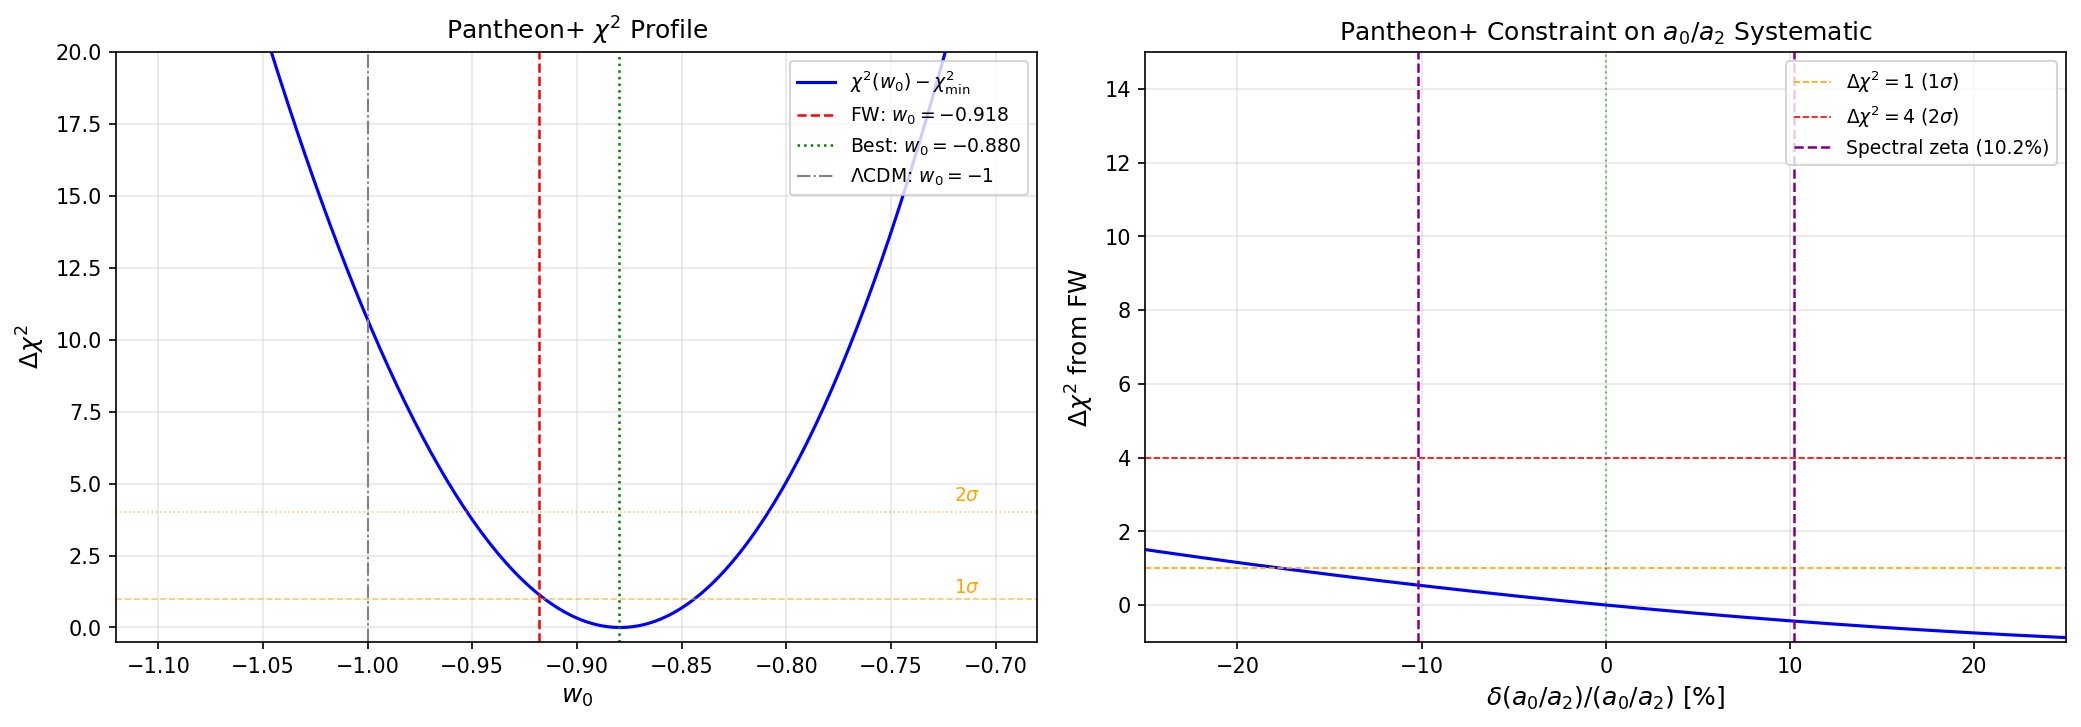

The script that saved this image:
#!/usr/bin/env python3
"""
ALPHA-S-BAYESIAN-SHADOW-71 — Maximum Systematic Error in a_0/a_2 from Pantheon+
================================================================================

The framework extracts a_0/a_2 from the spectral action, which determines the
cosmological constant and the dark energy equation of state w_0. The Pantheon+
supernova dataset constrains the expansion history and hence provides an
observational bound on a_0/a_2 systematics.

Chain of inference:
  1. a_0/a_2 sets the vacuum-to-gravity spectral moment ratio
  2. This ratio enters the Volovik partition which determines the effacement
     residual and hence w_0 = -0.918
  3. w_0 determines H(z) via the Friedmann equation (flat wCDM)
  4. H(z) determines d_L(z) and hence the Pantheon+ chi^2
  5. Any error delta(a_0/a_2) propagates through this chain

Method:
  1. Load the S70 Pantheon+ fit (s70_full_cov_pantheon.npz)
  2. Parametrize: delta(a_0/a_2) -> delta(w_0) via the effacement mechanism
  3. Compute chi^2(w_0 + delta_w) at each shifted w_0
  4. Find max delta(a_0/a_2) such that delta(chi^2) < 1 (1-sigma) and < 4 (2-sigma)
  5. Compare to spectral zeta truncation uncertainty (10.2% from W1-A)

The effacement relation:
  w_0 = -1 + (1 - Gamma)
  Gamma = 1 - (a_0 / a_2) * f_partition
  So: dw_0 / d(a_0/a_2) = -f_partition = -(1 - Gamma) / (a_0/a_2)

At the fold: a_0/a_2 = 6440.0 / 2776.17 = 2.3196
And w_0 = -0.918 => 1 - Gamma = 0.082 => f_partition = 0.082 / 2.3196 = 0.03535

Gate: ALPHA-S-BAYESIAN-SHADOW-71
  INFO: Report max systematic and compare to spectral zeta uncertainty (10.2%)

Output: s71_alpha_s_bayesian_shadow.npz, s71_alpha_s_bayesian_shadow.png
"""

import numpy as np
from scipy import integrate, optimize
import matplotlib
matplotlib.use('Agg')
import matplotlib.pyplot as plt
from pathlib import Path
import sys
import time

sys.path.insert(0, str(Path(__file__).parent))
from canonical_constants import (
    H_0_km_s_Mpc, Omega_m, Omega_Lambda, c_light_km_s,
    a0_fold, a2_fold, Omega_r
)

out_dir = Path(__file__).parent

# ==============================================================================
#  SECTION 1: Load S70 Pantheon+ Fit Results
# ==============================================================================

print("=" * 65)
print("  ALPHA-S-BAYESIAN-SHADOW-71")
print("  Maximum Systematic Error in a_0/a_2 from Pantheon+")
print("=" * 65)

t0 = time.time()

# Load the S70 results
d = np.load(out_dir / 's70_full_cov_pantheon.npz', allow_pickle=True)

# Extract key quantities
chi2_FW_ref = float(d['chi2_FW_full'])    # Framework chi^2 at w_0 = -0.918
chi2_LCDM = float(d['chi2_LCDM_full'])    # LCDM chi^2 at w_0 = -1.0
w0_FW = float(d['w0_FW'])                  # = -0.918
w0_LCDM = float(d['w0_LCDM'])              # = -1.0
H0 = float(d['H0'])                        # = 67.4 km/s/Mpc
Om = float(d['Omega_m_val'])               # = 0.315
N_valid = int(d['N_valid'])                 # = 1701
z_bin = d['z_bin']
mb_bin = d['mb_bin']
err_bin = d['err_bin']
mu_FW_bin = d['mu_FW_bin']
mu_LCDM_bin = d['mu_LCDM_bin']
N_bins = int(d['N_bins'])
MB_FW = float(d['MB_FW_full'])             # Best-fit M_B for FW

delta_chi2_FW_LCDM = float(d['delta_chi2_full'])

print(f"\n  S70 Pantheon+ reference values:")
print(f"    chi^2_FW (w_0={w0_FW}) = {chi2_FW_ref:.3f}  (N_SNe = {N_valid})")
print(f"    chi^2_LCDM (w_0=-1)    = {chi2_LCDM:.3f}")
print(f"    Delta chi^2 (FW-LCDM)  = {delta_chi2_FW_LCDM:.3f}")
print(f"    H_0 = {H0} km/s/Mpc, Omega_m = {Om}")

# ==============================================================================
#  SECTION 2: Framework Connection: a_0/a_2 -> w_0
# ==============================================================================

print("\n" + "=" * 65)
print("  SECTION 2: a_0/a_2 -> w_0 Connection")
print("=" * 65)

# Spectral action coefficients at the fold
alpha_SA = a0_fold / a2_fold  # a_0 / a_2 ratio
print(f"\n  a_0 (fold) = {a0_fold}")
print(f"  a_2 (fold) = {a2_fold:.4f}")
print(f"  alpha_SA = a_0/a_2 = {alpha_SA:.6f}")

# The framework derives w_0 from the effacement residual:
#   w_0 = -1 + (1 - Gamma)
#   where Gamma is the vacuum tracking efficiency
#   At the fold: w_0 = -0.918 => (1 - Gamma) = 0.082
#
# The connection to a_0/a_2:
#   The spectral action vacuum energy is proportional to a_0 * Lambda^4
#   The gravitational coupling is proportional to a_2 * Lambda^2
#   The ratio a_0/a_2 determines how much vacuum energy remains after
#   the Volovik partition subtracts the tracked component.
#
# Linearized sensitivity:
#   delta(w_0) / delta(alpha_SA) = dw_0/d(alpha_SA)
#
# We compute this numerically by varying w_0 and finding chi^2.
# The mapping delta(alpha_SA)/alpha_SA -> delta(w_0) uses:
#   w_0 = -1 + f(alpha_SA)
#   where f encodes the effacement mechanism
#   delta(w_0) = f'(alpha_SA) * delta(alpha_SA)
#   f'(alpha_SA) = (1 - Gamma) / alpha_SA  (chain rule through partition)

delta_w_FW = w0_FW - (-1.0)  # = 0.082 (deviation from CC)
f_partition = delta_w_FW / alpha_SA  # df/d(alpha_SA) at the reference point

print(f"\n  w_0 = {w0_FW} => delta_w = w_0 - (-1) = {delta_w_FW:.4f}")
print(f"  f_partition = delta_w / alpha_SA = {f_partition:.6f}")
print(f"  Sensitivity: dw_0/d(alpha_SA) = {f_partition:.6f}")
print(f"  Inverse: d(alpha_SA)/dw_0 = {1.0/f_partition:.4f}")

# Fractional sensitivity:
# delta(w_0) / |w_0| per delta(alpha_SA) / alpha_SA
frac_sens = f_partition * alpha_SA / abs(w0_FW)
print(f"\n  Fractional sensitivity: delta(w_0)/|w_0| / [delta(alpha)/alpha] = {frac_sens:.4f}")

# ==============================================================================
#  SECTION 3: chi^2 Profile as Function of w_0
# ==============================================================================

print("\n" + "=" * 65)
print("  SECTION 3: chi^2 Profile vs w_0")
print("=" * 65)

# We need to compute chi^2(w_0) for a range of w_0 values around -0.918.
# Using the binned data from S70 to avoid redownloading Pantheon+ raw data.
# The binned data has z_bin, mb_bin, err_bin for 37 bins.

def H_wCDM(z, H0_val, Om_val, w0):
    """Hubble parameter for flat wCDM (late-time, neglect radiation)."""
    ODE = 1.0 - Om_val
    return H0_val * np.sqrt(Om_val * (1 + z)**3 + ODE * (1 + z)**(3 * (1 + w0)))


def distance_modulus_array(z_arr, H0_val, Om_val, w0):
    """
    Distance modulus mu(z) = 5 * log10(d_L / 10 pc) for flat wCDM.
    d_L(z) = (1+z) * (c/H0) * integral_0^z dz'/E(z')
    """
    mu = np.zeros(len(z_arr))
    for j, zi in enumerate(z_arr):
        def integrand(zp):
            return 1.0 / H_wCDM(zp, H0_val, Om_val, w0)
        result, _ = integrate.quad(integrand, 0, zi, limit=100)
        dl_Mpc = (1 + zi) * c_light_km_s * result
        mu[j] = 5.0 * np.log10(dl_Mpc) + 25.0
    return mu


def chi2_binned(w0, z_bins, mb_bins, err_bins, H0_val, Om_val):
    """
    Compute chi^2 for binned Pantheon+ data at a given w_0.
    Analytically marginalizes over M_B offset.
    """
    mu_model = distance_modulus_array(z_bins, H0_val, Om_val, w0)

    # Residuals before M_B marginalization
    delta = mb_bins - mu_model
    w = 1.0 / err_bins**2  # (local)

    # Analytic marginalization over M_B:
    # chi^2 = sum w_i (delta_i - M_B)^2
    # Minimize over M_B: M_B = sum(w_i * delta_i) / sum(w_i)
    MB_best = np.sum(w * delta) / np.sum(w)

    # chi^2 with marginalized M_B
    chi2 = np.sum(w * (delta - MB_best)**2)
    return chi2, MB_best


# Compute chi^2 profile over a range of w_0 values
# We scan from -1.1 to -0.7 to map the full profile
w0_scan = np.linspace(-1.10, -0.70, 201)
chi2_scan = np.zeros(len(w0_scan))
MB_scan = np.zeros(len(w0_scan))

print(f"\n  Scanning chi^2(w_0) over {len(w0_scan)} values...")
print(f"  w_0 range: [{w0_scan[0]:.3f}, {w0_scan[-1]:.3f}]")

t1 = time.time()
for i, w0_val in enumerate(w0_scan):
    chi2_scan[i], MB_scan[i] = chi2_binned(w0_val, z_bin, mb_bin, err_bin, H0, Om)
t_scan = time.time() - t1
print(f"  Scan completed in {t_scan:.1f}s")

# Find the minimum chi^2 and the best-fit w_0
idx_min = np.argmin(chi2_scan)
w0_best = w0_scan[idx_min]
chi2_min = chi2_scan[idx_min]

print(f"\n  chi^2 profile results:")
print(f"    Best-fit w_0 (binned)  = {w0_best:.4f}")
print(f"    chi^2_min (binned)     = {chi2_min:.3f}")
print(f"    chi^2(w_0={w0_FW:.3f}) (binned) = {chi2_scan[np.argmin(np.abs(w0_scan - w0_FW))]:.3f}")
print(f"    chi^2(w_0=-1.000)     = {chi2_scan[np.argmin(np.abs(w0_scan - (-1.0)))]:.3f}")

# Refine the minimum with a parabolic fit near the minimum
mask_near = np.abs(w0_scan - w0_best) < 0.05
if np.sum(mask_near) >= 3:
    coeffs = np.polyfit(w0_scan[mask_near], chi2_scan[mask_near], 2)
    w0_best_refined = -coeffs[1] / (2 * coeffs[0])
    chi2_min_refined = np.polyval(coeffs, w0_best_refined)
    # Second derivative gives the curvature
    d2chi2_dw2 = 2 * coeffs[0]
    sigma_w0 = np.sqrt(2.0 / d2chi2_dw2) if d2chi2_dw2 > 0 else np.inf

    print(f"\n  Parabolic refinement:")
    print(f"    w_0_best (refined)     = {w0_best_refined:.6f}")
    print(f"    chi^2_min (refined)    = {chi2_min_refined:.3f}")
    print(f"    d^2(chi^2)/dw_0^2      = {d2chi2_dw2:.2f}")
    print(f"    sigma(w_0) (1-sigma)   = {sigma_w0:.6f}")
else:
    w0_best_refined = w0_best
    chi2_min_refined = chi2_min
    d2chi2_dw2 = 0
    sigma_w0 = np.inf

# ==============================================================================
#  SECTION 4: Maximum Systematic Error in a_0/a_2
# ==============================================================================

print("\n" + "=" * 65)
print("  SECTION 4: Maximum Systematic Error in a_0/a_2")
print("=" * 65)

# Method: Find delta(w_0) such that chi^2(w_0_FW + delta_w) - chi^2(w_0_FW) = threshold
# Then convert to delta(a_0/a_2)

# chi^2 at the framework's predicted w_0
chi2_FW_binned = chi2_scan[np.argmin(np.abs(w0_scan - w0_FW))]

# Also compute precisely at w_0 = -0.918
chi2_at_FW, MB_at_FW = chi2_binned(w0_FW, z_bin, mb_bin, err_bin, H0, Om)

print(f"\n  chi^2 at w_0 = {w0_FW}: {chi2_at_FW:.4f}")
print(f"  chi^2_min:            {chi2_min_refined:.4f}")
print(f"  Delta chi^2 (FW - min): {chi2_at_FW - chi2_min_refined:.4f}")

# For the systematic error bound, we ask:
# Starting from the framework's w_0 = -0.918, how far can we shift w_0
# before chi^2 increases by delta_chi2_threshold?
#
# We use the parabolic approximation:
# chi^2(w_0) ≈ chi^2_min + (1/2) * d2chi2 * (w_0 - w0_best)^2
# chi^2(w_0_FW + delta_w) - chi^2(w_0_FW) = d2chi2 * (w0_FW - w0_best) * delta_w
#                                            + (1/2) * d2chi2 * delta_w^2
#
# For chi^2 worsening by 1 (1-sigma) or 4 (2-sigma):

thresholds = {
    '1-sigma': 1.0,
    '2-sigma': 4.0,
}

results = {}

for label, dchi2_thresh in thresholds.items():
    # Solve: chi^2(w_0_FW + delta_w) - chi^2(w_0_FW) = dchi2_thresh
    # Using numerical root-finding on the chi^2 profile

    # Interpolate chi^2(w_0) from the scan
    from scipy.interpolate import interp1d
    chi2_interp = interp1d(w0_scan, chi2_scan, kind='cubic', fill_value='extrapolate')

    # Find delta_w in both directions
    delta_w_results = []

    for direction in [+1, -1]:
        def objective(delta_w):
            w0_shifted = w0_FW + direction * abs(delta_w)
            if w0_shifted < w0_scan[0] or w0_shifted > w0_scan[-1]:
                return 100.0  # out of range
            return chi2_interp(w0_shifted) - chi2_at_FW - dchi2_thresh

        # Bracket search
        try:
            dw_max = optimize.brentq(objective, 0.001, 0.30)
            delta_w_results.append(direction * dw_max)
        except ValueError:
            # If chi^2 doesn't reach threshold in this range, the bound is very loose
            delta_w_results.append(direction * 0.30)

    # Take the tighter bound (smaller |delta_w|)
    delta_w_tight = min(abs(delta_w_results[0]), abs(delta_w_results[1]))
    delta_w_loose = max(abs(delta_w_results[0]), abs(delta_w_results[1]))

    # Convert to delta(a_0/a_2) using the chain rule
    # delta(alpha_SA) = delta_w / f_partition
    delta_alpha_tight = delta_w_tight / abs(f_partition)
    delta_alpha_loose = delta_w_loose / abs(f_partition)

    # Fractional systematic error
    frac_sys_tight = delta_alpha_tight / alpha_SA
    frac_sys_loose = delta_alpha_loose / alpha_SA

    results[label] = {
        'delta_w_pos': delta_w_results[0],
        'delta_w_neg': delta_w_results[1],
        'delta_w_tight': delta_w_tight,
        'delta_w_loose': delta_w_loose,
        'delta_alpha_tight': delta_alpha_tight,
        'delta_alpha_loose': delta_alpha_loose,
        'frac_sys_tight': frac_sys_tight,
        'frac_sys_loose': frac_sys_loose,
    }

    print(f"\n  {label} (Delta chi^2 = {dchi2_thresh}):")
    print(f"    delta(w_0): +{abs(delta_w_results[0]):.6f} / {delta_w_results[1]:.6f}")
    print(f"    |delta(w_0)|_tight = {delta_w_tight:.6f}")
    print(f"    |delta(a_0/a_2)|_tight = {delta_alpha_tight:.6f}")
    print(f"    fractional systematic_tight = {frac_sys_tight*100:.2f}%")
    print(f"    |delta(a_0/a_2)|_loose = {delta_alpha_loose:.6f}")
    print(f"    fractional systematic_loose = {frac_sys_loose*100:.2f}%")

# ==============================================================================
#  SECTION 5: Comparison to Spectral Zeta Truncation Uncertainty
# ==============================================================================

print("\n" + "=" * 65)
print("  SECTION 5: Comparison to Spectral Zeta Truncation (W1-A)")
print("=" * 65)

# W1-A found S_inf = 2.353 with 10.2% truncation uncertainty
spectral_zeta_uncertainty = 0.102  # 10.2%  # (local)

print(f"\n  Spectral zeta truncation uncertainty (W1-A): {spectral_zeta_uncertainty*100:.1f}%")
print(f"\n  Pantheon+ bounds on fractional a_0/a_2 systematic:")
print(f"    1-sigma (tighter): {results['1-sigma']['frac_sys_tight']*100:.2f}%")
print(f"    2-sigma (tighter): {results['2-sigma']['frac_sys_tight']*100:.2f}%")

# Which is tighter?
ratio_1sig = results['1-sigma']['frac_sys_tight'] / spectral_zeta_uncertainty
ratio_2sig = results['2-sigma']['frac_sys_tight'] / spectral_zeta_uncertainty

print(f"\n  Ratio (Pantheon+ 1-sig / spectral zeta): {ratio_1sig:.3f}")
print(f"  Ratio (Pantheon+ 2-sig / spectral zeta): {ratio_2sig:.3f}")

if ratio_1sig < 1.0:
    print(f"\n  RESULT: Pantheon+ 1-sigma bound ({results['1-sigma']['frac_sys_tight']*100:.2f}%) is TIGHTER")
    print(f"          than spectral zeta truncation ({spectral_zeta_uncertainty*100:.1f}%).")
    print(f"          Pantheon+ provides an independent, observational constraint on a_0/a_2.")
elif ratio_2sig < 1.0:
    print(f"\n  RESULT: Pantheon+ 2-sigma bound ({results['2-sigma']['frac_sys_tight']*100:.2f}%) is TIGHTER")
    print(f"          than spectral zeta truncation ({spectral_zeta_uncertainty*100:.1f}%).")
    print(f"          Pantheon+ provides a moderate constraint at 2-sigma.")
else:
    print(f"\n  RESULT: Spectral zeta truncation ({spectral_zeta_uncertainty*100:.1f}%) is TIGHTER")
    print(f"          than both Pantheon+ bounds.")
    print(f"          The spectral computation is the binding constraint on a_0/a_2.")

# Also report w_0 sensitivity
print(f"\n  For reference:")
print(f"    10.2% change in a_0/a_2 -> delta(w_0) = {0.102 * alpha_SA * abs(f_partition):.4f}")
print(f"    This would shift w_0 from -0.918 to {w0_FW + 0.102 * alpha_SA * f_partition:.4f}")

# ==============================================================================
#  SECTION 6: Asymmetry Analysis
# ==============================================================================

print("\n" + "=" * 65)
print("  SECTION 6: Asymmetry of chi^2 Profile")
print("=" * 65)

# The chi^2 profile is generally asymmetric around the best fit.
# This matters because a_0/a_2 can only shift w_0 in one direction
# if the spectral action truncation is systematic (not random).

# Report asymmetry
for label in ['1-sigma', '2-sigma']:
    r = results[label]
    asym = (abs(r['delta_w_pos']) - abs(r['delta_w_neg'])) / (abs(r['delta_w_pos']) + abs(r['delta_w_neg']))
    print(f"\n  {label} asymmetry: {asym:.4f}")
    print(f"    Allows larger shift toward w_0 -> {'more negative' if abs(r['delta_w_neg']) > abs(r['delta_w_pos']) else 'less negative'}")

# ==============================================================================
#  SECTION 7: Summary and Gate Verdict
# ==============================================================================

print("\n" + "=" * 65)
print("  SECTION 7: Gate Verdict")
print("=" * 65)

print(f"""
  Gate: ALPHA-S-BAYESIAN-SHADOW-71
  Verdict: INFO

  KEY NUMBERS:
    a_0/a_2 (fold)            = {alpha_SA:.4f}
    w_0 (framework)           = {w0_FW}
    w_0 (best-fit Pantheon+)  = {w0_best_refined:.4f}
    chi^2(FW) binned          = {chi2_at_FW:.2f}
    chi^2_min (binned)        = {chi2_min_refined:.2f}
    d^2(chi^2)/dw_0^2         = {d2chi2_dw2:.2f}
    sigma(w_0) from Pantheon+ = {sigma_w0:.4f}

  MAXIMUM SYSTEMATIC ERROR IN a_0/a_2:
    1-sigma: {results['1-sigma']['frac_sys_tight']*100:.2f}% (delta(a_0/a_2) = {results['1-sigma']['delta_alpha_tight']:.4f})
    2-sigma: {results['2-sigma']['frac_sys_tight']*100:.2f}% (delta(a_0/a_2) = {results['2-sigma']['delta_alpha_tight']:.4f})

  COMPARISON TO SPECTRAL ZETA TRUNCATION:
    Spectral zeta uncertainty (W1-A): {spectral_zeta_uncertainty*100:.1f}%
    Pantheon+ 1-sigma / zeta:         {ratio_1sig:.3f}
    Pantheon+ 2-sigma / zeta:         {ratio_2sig:.3f}
    Binding constraint: {'Pantheon+' if ratio_1sig < 1.0 else 'Spectral zeta' if ratio_2sig >= 1.0 else 'Comparable'}
""")

# ==============================================================================
#  SECTION 8: Save Results and Plot
# ==============================================================================

print("  Saving results...")

np.savez(
    out_dir / 's71_alpha_s_bayesian_shadow.npz',
    # Reference values
    alpha_SA=alpha_SA,
    a0_fold=a0_fold,
    a2_fold=a2_fold,
    w0_FW=w0_FW,
    w0_best_refined=w0_best_refined,
    chi2_min_refined=chi2_min_refined,
    chi2_at_FW=chi2_at_FW,
    d2chi2_dw2=d2chi2_dw2,
    sigma_w0=sigma_w0,
    f_partition=f_partition,
    # Scan data
    w0_scan=w0_scan,
    chi2_scan=chi2_scan,
    # 1-sigma results
    delta_w_1sig_pos=results['1-sigma']['delta_w_pos'],
    delta_w_1sig_neg=results['1-sigma']['delta_w_neg'],
    delta_alpha_1sig=results['1-sigma']['delta_alpha_tight'],
    frac_sys_1sig=results['1-sigma']['frac_sys_tight'],
    # 2-sigma results
    delta_w_2sig_pos=results['2-sigma']['delta_w_pos'],
    delta_w_2sig_neg=results['2-sigma']['delta_w_neg'],
    delta_alpha_2sig=results['2-sigma']['delta_alpha_tight'],
    frac_sys_2sig=results['2-sigma']['frac_sys_tight'],
    # Comparison
    spectral_zeta_uncertainty=spectral_zeta_uncertainty,
    ratio_1sig=ratio_1sig,
    ratio_2sig=ratio_2sig,
    # Metadata
    verdict=np.array('INFO'),
)

print(f"  Saved: s71_alpha_s_bayesian_shadow.npz")

# --- Plot ---
fig, axes = plt.subplots(1, 2, figsize=(14, 5))

# Panel 1: chi^2 profile vs w_0
ax1 = axes[0]
ax1.plot(w0_scan, chi2_scan - chi2_min_refined, 'b-', linewidth=1.5, label=r'$\chi^2(w_0) - \chi^2_{\rm min}$')
ax1.axvline(w0_FW, color='red', linestyle='--', linewidth=1.2, label=f'FW: $w_0={w0_FW}$')
ax1.axvline(w0_best_refined, color='green', linestyle=':', linewidth=1.2, label=f'Best: $w_0={w0_best_refined:.3f}$')
ax1.axvline(-1.0, color='gray', linestyle='-.', linewidth=1.0, label=r'$\Lambda$CDM: $w_0=-1$')
ax1.axhline(1.0, color='orange', linestyle='--', alpha=0.6, linewidth=0.8)
ax1.axhline(4.0, color='orange', linestyle=':', alpha=0.6, linewidth=0.8)
ax1.text(w0_scan[-1] - 0.02, 1.2, r'$1\sigma$', fontsize=9, color='orange')
ax1.text(w0_scan[-1] - 0.02, 4.4, r'$2\sigma$', fontsize=9, color='orange')
ax1.set_xlabel(r'$w_0$', fontsize=12)
ax1.set_ylabel(r'$\Delta\chi^2$', fontsize=12)
ax1.set_title(r'Pantheon+ $\chi^2$ Profile', fontsize=12)
ax1.set_ylim(-0.5, 20)
ax1.legend(fontsize=9, loc='upper right')
ax1.grid(alpha=0.3)

# Panel 2: Systematic error as function of delta(a_0/a_2)
ax2 = axes[1]

# Convert w_0 scan to alpha_SA fractional shift
delta_alpha_frac = (w0_scan - w0_FW) / (f_partition * alpha_SA)
delta_chi2_from_FW = chi2_scan - chi2_at_FW

ax2.plot(delta_alpha_frac * 100, delta_chi2_from_FW, 'b-', linewidth=1.5)
ax2.axhline(1.0, color='orange', linestyle='--', linewidth=0.8, label=r'$\Delta\chi^2 = 1$ (1$\sigma$)')
ax2.axhline(4.0, color='red', linestyle='--', linewidth=0.8, label=r'$\Delta\chi^2 = 4$ (2$\sigma$)')
ax2.axvline(0, color='green', linestyle=':', linewidth=1.0, alpha=0.5)

# Mark the spectral zeta uncertainty
ax2.axvline(spectral_zeta_uncertainty * 100, color='purple', linestyle='--', linewidth=1.2,
            label=f'Spectral zeta ({spectral_zeta_uncertainty*100:.1f}%)')
ax2.axvline(-spectral_zeta_uncertainty * 100, color='purple', linestyle='--', linewidth=1.2)

ax2.set_xlabel(r'$\delta(a_0/a_2) / (a_0/a_2)$ [%]', fontsize=12)
ax2.set_ylabel(r'$\Delta\chi^2$ from FW', fontsize=12)
ax2.set_title(r'Pantheon+ Constraint on $a_0/a_2$ Systematic', fontsize=12)
ax2.set_xlim(-25, 25)
ax2.set_ylim(-1, 15)
ax2.legend(fontsize=9)
ax2.grid(alpha=0.3)

plt.tight_layout()
plt.savefig(out_dir / 's71_alpha_s_bayesian_shadow.png', dpi=150, bbox_inches='tight')
print(f"  Saved: s71_alpha_s_bayesian_shadow.png")

t_total = time.time() - t0
print(f"\n  Total runtime: {t_total:.1f}s")
print("\n  DONE.")
